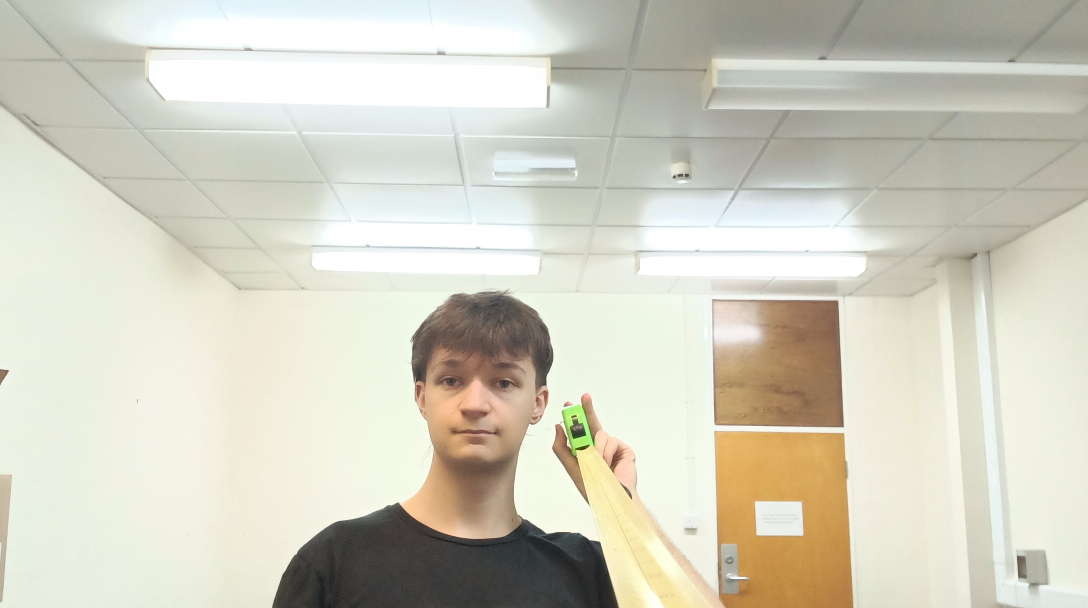
#> input picture testimages/distance120.jpg, 3264 x 1824 px, given in place of mytest13.jpg, which was not available (shown at 1/3 size)
$ python ExampleTest.py
#> lines starting #> are read from the running program, lines starting #| are printed output that depends on the picture; after the words box and inside, x2 and y2 are one past the last pixel; in counts of white or black regions, pixels touching at a corner belong together; pictures that were not available may be replaced by others from this repository, and a replacement may not be noted
### example of face detection with opencv cascade classifier
##from cv2 import imread
##from cv2 import CascadeClassifier
### load the photograph
##pixels = imread('test1.jpg')
### load the pre-trained model
##classifier = CascadeClassifier('haarcascade_frontalface_default.xml')
### perform face detection
##bboxes = classifier.detectMultiScale(pixels)
### print bounding box for each detected face
##for box in bboxes:
## print(box)


# plot photo with detected faces using opencv cascade classifier
import cv2
from cv2 import imread
from cv2 import imshow
from cv2 import waitKey
from cv2 import destroyAllWindows
from cv2 import CascadeClassifier
from cv2 import rectangle


def check_posy(cy):
##    print(cy)
    if cy > 370:
        print("Below drone level")
    elif cy < 75:
        print("Above drone level")


def check_posx(cx):
##    print(cx)
    if cx > 550:
        print("Turn Right")
    elif cx < 250:
        print("Turn Left")


if __name__ == '__main__':
    # load the photograph
    img = imread('mytest13.jpg')
#> img is the input picture: shape (1824, 3264, 3); mean B, G, R 193.9, 208.6, 210.6

    ##print(dimensions)
    ##print('Original Dimensions : ',img.shape)
    scale_percent = 20 # percent of original size
    width = int(img.shape[1] * scale_percent / 100)
#> width = 652
    height = int(img.shape[0] * scale_percent / 100)
#> height = 364
    dim = (width, height)
#> dim = (652, 364)
    print(width, height)
#| 652 364

    # resize image
    resized = cv2.resize(img, dim, interpolation = cv2.INTER_AREA)
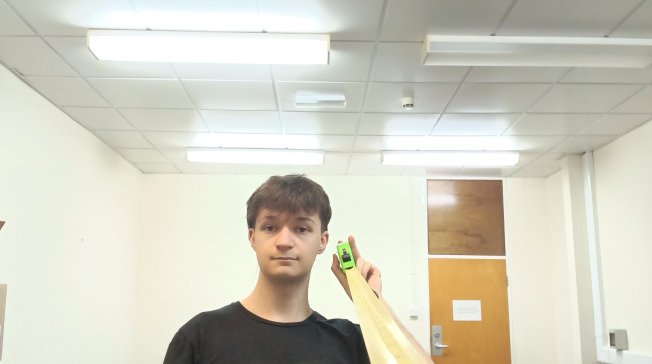
#> resized: shape (364, 652, 3); mean B, G, R 193.9, 208.6, 210.6

    ##print('Resized Dimensions : ',resized.shape)

    ##cv2.imshow("Resized image", resized)

    ##input("Press Enter to continue...")

    # load the pre-trained model
    classifier = CascadeClassifier('haarcascade_frontalface_default.xml')
    # perform face detection
    bboxes = classifier.detectMultiScale(resized)
#> bboxes = [[244, 196, 83, 83]]

    #Left box
    rectangle(resized, (0,0), (250,450), (0, 0, 255), 1)
    #Right box
    rectangle(resized, (550,0), (800,450), (0, 0, 255), 1)
    #Centre box
    rectangle(resized, (250,75), (550,370), (0, 255, 0), 1)
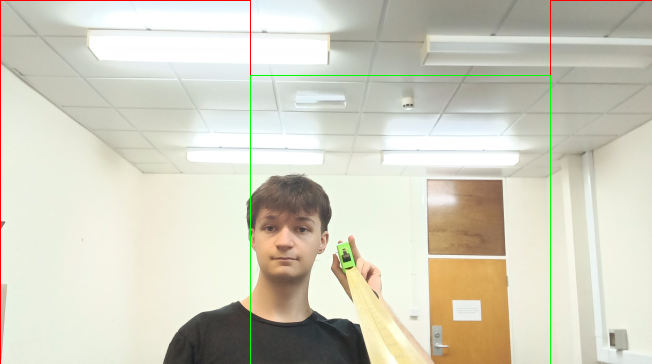
#> resized: shape (364, 652, 3); mean B, G, R 192.5, 208, 210.1

    # print bounding box for each detected face
    ####################################ONLY FOR ONE FACE ATM
    for box in bboxes:
     # extract
     x, y, width, height = box
     print(x, y, width, height)
     x2, y2 = x + width, y + height
     cx, cy = round(x + (width/2)), round(y + (height/2))
     print(cx, cy)

     # draw a rectangle over the pixels
     rectangle(resized, (x, y), (x2, y2), (255, 0, 0), 1)
     # draw centre point
     rectangle(resized, (cx-5, cy-5), (cx+5, cy+5), (255, 0, 0), 1)
     yPos = check_posy(cy)
     xPos = check_posx(cx)
#> this loop made 1 pass
#> (x, y, width, height, x2, y2, cx, cy) on pass 1: (244, 196, 83, 83, 327, 279, 286, 238)
#| 244 196 83 83
#| 286 238
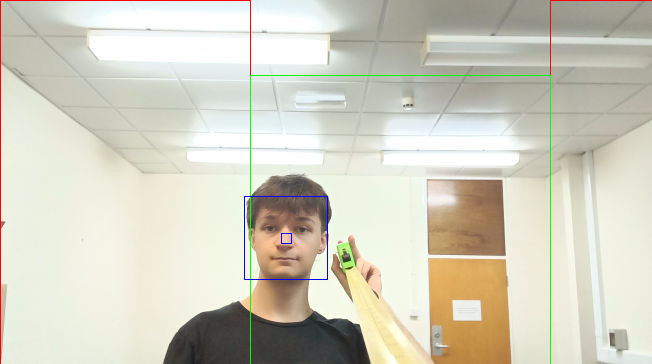
#> resized: shape (364, 652, 3); 0.16% of pixels changed, all inside (x1, y1, x2, y2) = (244, 196, 328, 280)


    # show the image
    imshow('face detection', resized)
    # keep the window open until we press a key
    waitKey(0)
    # close the window
    destroyAllWindows()

$ run again, on testimages/distance50.jpg
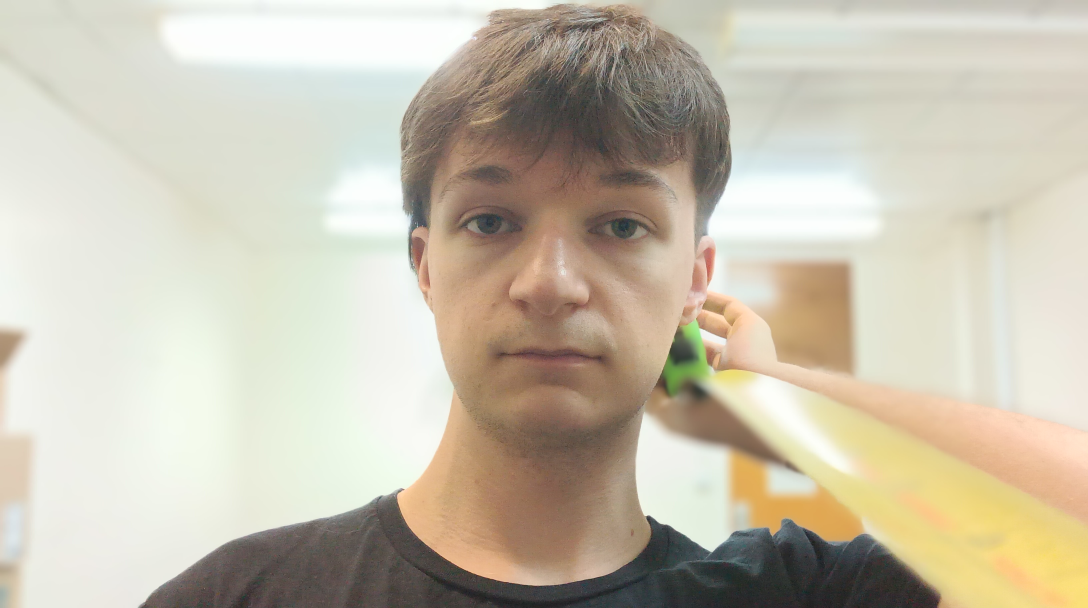
#> input picture testimages/distance50.jpg, 3264 x 1824 px, given in place of mytest13.jpg, which was not available (shown at 1/3 size)
#> img is the input picture: shape (1824, 3264, 3); mean B, G, R 175, 192.6, 200.4
#| 652 364
#> bboxes = [[231, 62, 198, 198]]
#> `rectangle(resized, (250,75), (550,370), (0, 255, 0), 1)`:
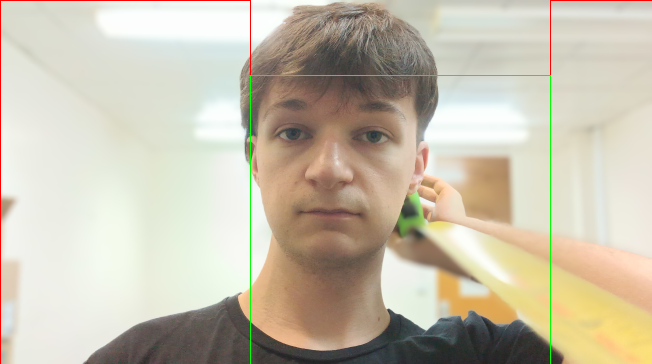
#> resized: shape (364, 652, 3); mean B, G, R 173.7, 192.1, 199.9
#> the loop `for box in bboxes:` made 1 pass
#> (x, y, width, height, x2, y2, cx, cy) on pass 1: (231, 62, 198, 198, 429, 260, 330, 161)
#> (printed output is left out)
#> after the loop `for box in bboxes:`:
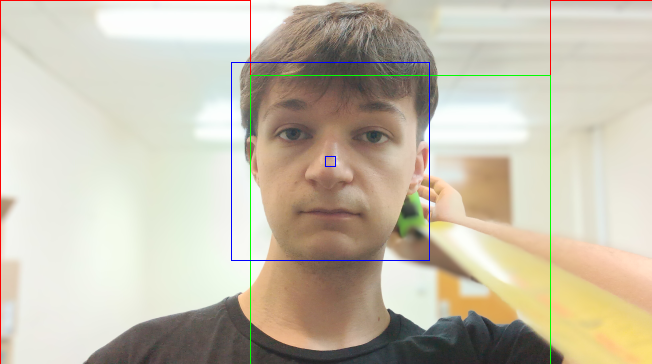
#> resized: shape (364, 652, 3); 0.35% of pixels changed, all inside (x1, y1, x2, y2) = (231, 62, 430, 261)

$ run again, on testimages/distance70.jpg
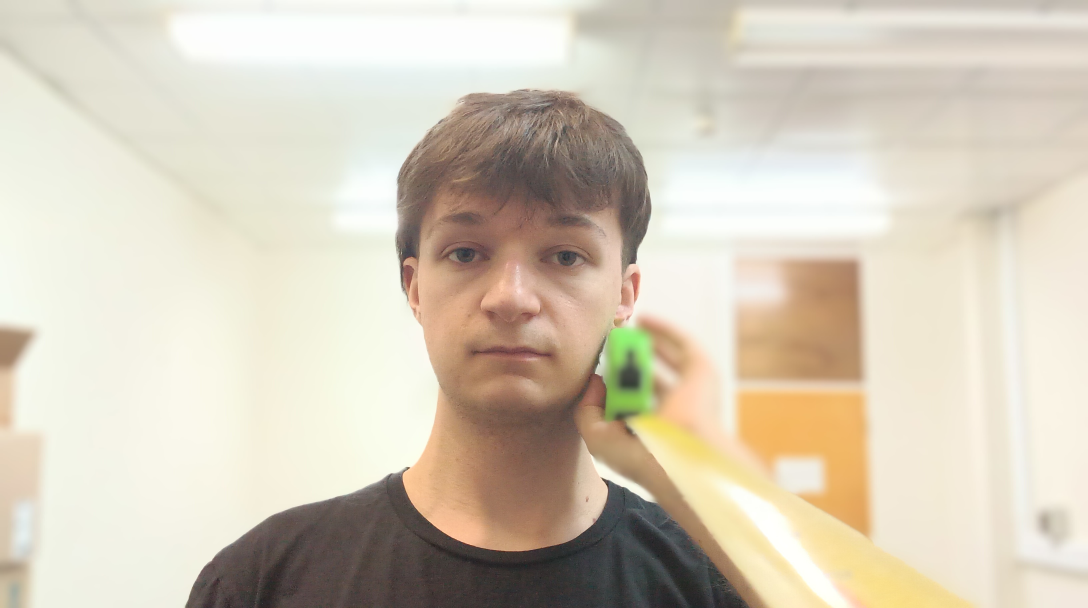
#> input picture testimages/distance70.jpg, 3264 x 1824 px, given in place of mytest13.jpg, which was not available (shown at 1/3 size)
#> img is the input picture: shape (1824, 3264, 3); mean B, G, R 186.2, 203.6, 213.3
#| 652 364
#> bboxes = [[231, 97, 151, 151]]
#> `rectangle(resized, (250,75), (550,370), (0, 255, 0), 1)`:
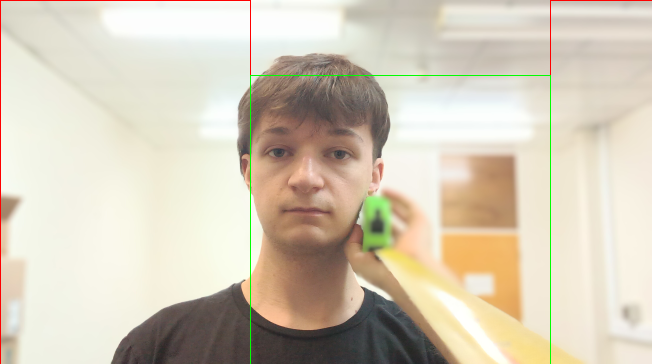
#> resized: shape (364, 652, 3); mean B, G, R 184.8, 203, 212.7
#> the loop `for box in bboxes:` made 1 pass
#> (x, y, width, height, x2, y2, cx, cy) on pass 1: (231, 97, 151, 151, 382, 248, 306, 172)
#> (printed output is left out)
#> after the loop `for box in bboxes:`:
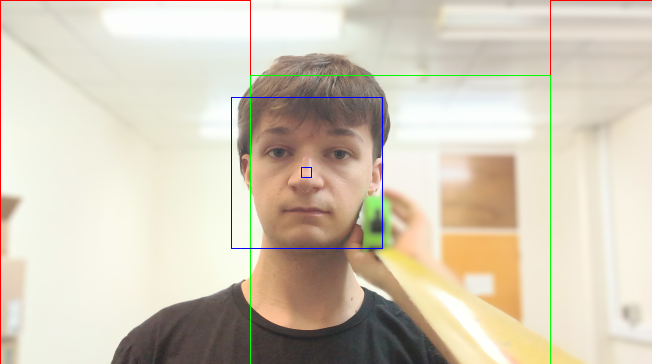
#> resized: shape (364, 652, 3); 0.27% of pixels changed, all inside (x1, y1, x2, y2) = (231, 97, 383, 249)
